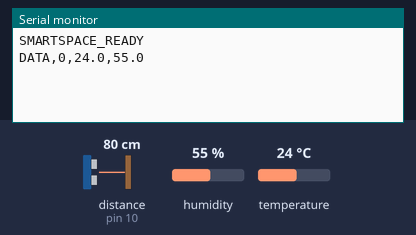
Simulated run of this sketch. Board: Arduino Uno, built with avr-gcc and run on an emulated ATmega328P. Shown: the last lines printed to the serial monitor. Wiring (inferred from the names in the program): ultrasonic range finder: trigger pin 9; echo pin 10. The inputs (shaded band) are chosen by the test bench; at power-on: distance to the obstacle (sensor on pin 10) 80 cm, humidity 55 %, temperature 24 °C. The echo pulse lasts 58.3 µs per cm.

Above: at 3.2 s.
3.3 s: distance to the obstacle (sensor on pin 10) set to 2 cm
At 4.6 s:
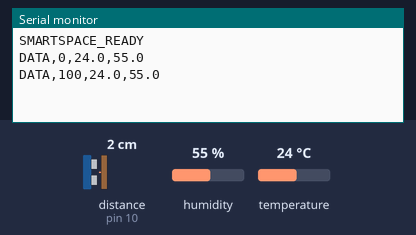
6.0 s: humidity set to 22 %
At 7.0 s:
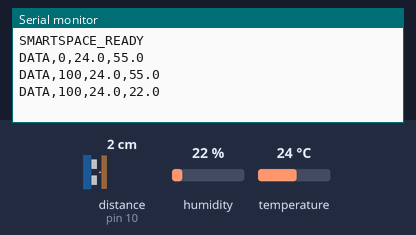
8.7 s: temperature set to 12 °C
At 10.7 s:
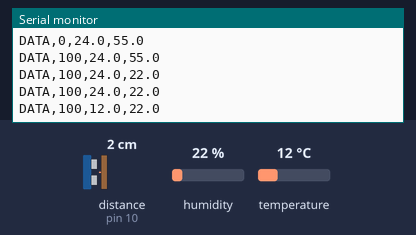
11.4 s: distance to the obstacle (sensor on pin 10) set to 9 cm
At 13.1 s:
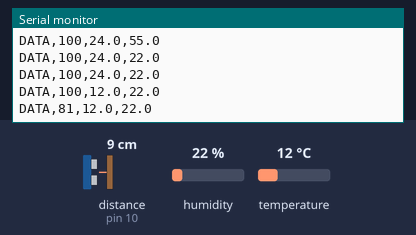
14.1 s: humidity set to 40 %
At 15.6 s:
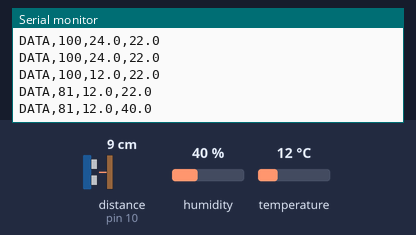
Timing chart, 0 to 17.1 s (numbered marks = the images above; inputs shaded):
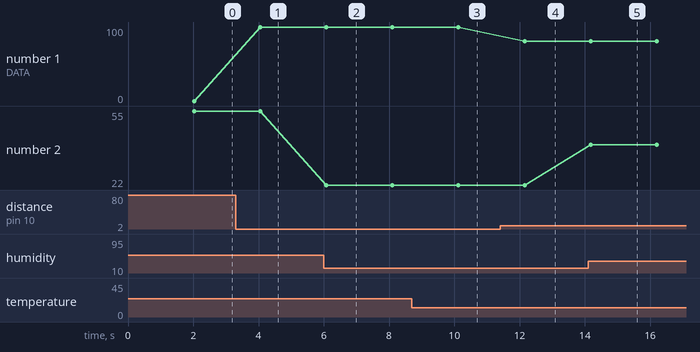

The sketch:

SmartSpace_Sensors.ino
```cpp
#include <DHT.h>

const int TRIG_PIN  = 9;
const int ECHO_PIN  = 10;
const int DHT_PIN   = 2;
#define DHT_TYPE DHT11


const int BIN_EMPTY_CM = 30;
const int BIN_FULL_CM  = 3;

DHT dht(DHT_PIN, DHT_TYPE);

long duration;
int  distanceCm;
float temperature;
float humidity;

void setup() {
  Serial.begin(9600);
  pinMode(TRIG_PIN, OUTPUT);
  pinMode(ECHO_PIN, INPUT);
  dht.begin();
  Serial.println("SMARTSPACE_READY");
  delay(2000);
}

void loop() {
  // Read Ultrasonic
  digitalWrite(TRIG_PIN, LOW);
  delayMicroseconds(2);
  digitalWrite(TRIG_PIN, HIGH);
  delayMicroseconds(10);
  digitalWrite(TRIG_PIN, LOW);
  duration    = pulseIn(ECHO_PIN, HIGH);
  distanceCm  = duration * 0.034 / 2;

  // Convert distance to fill percentage
  int fillPercent = 0;
  if (distanceCm <= BIN_FULL_CM) {
    fillPercent = 100;
  } else if (distanceCm >= BIN_EMPTY_CM) {
    fillPercent = 0;
  } else {
    fillPercent = map(distanceCm, BIN_EMPTY_CM, BIN_FULL_CM, 0, 100);
  }

  // Read DHT11
  temperature = dht.readTemperature();   // Celsius
  humidity    = dht.readHumidity();

  // Output as CSV on Serial (Python will parse this)
  // Format: DATA,<fill_percent>,<temperature>,<humidity>
  if (isnan(temperature) || isnan(humidity)) {
    // DHT read failed, still send trash data with error flag
    Serial.print("DATA,");
    Serial.print(fillPercent);
    Serial.println(",ERR,ERR");
  } else {
    Serial.print("DATA,");
    Serial.print(fillPercent);
    Serial.print(",");
    Serial.print(temperature, 1);
    Serial.print(",");
    Serial.println(humidity, 1);
  }

  delay(2000); // send every 2 seconds
}
```

Measured:
- after the input at 3.3 s, the serial monitor: prints a new line after 0.75 s (image 1)
- after the input at 6.0 s, the serial monitor: prints a new line after 0.08 s (image 2)
- after the input at 8.7 s, the serial monitor: prints a new line after 1.4 s (image 3)
- after the input at 11.4 s, the serial monitor: prints a new line after 0.75 s (image 4)
- after the input at 14.1 s, the serial monitor: prints a new line after 0.08 s (image 5)
- plotted number 1: 0 → 100 after the input at 3.3 s, 100 → 81 after the input at 11.4 s
- plotted number 2: 55 → 22 after the input at 6.0 s, 22 → 40 after the input at 14.1 s
